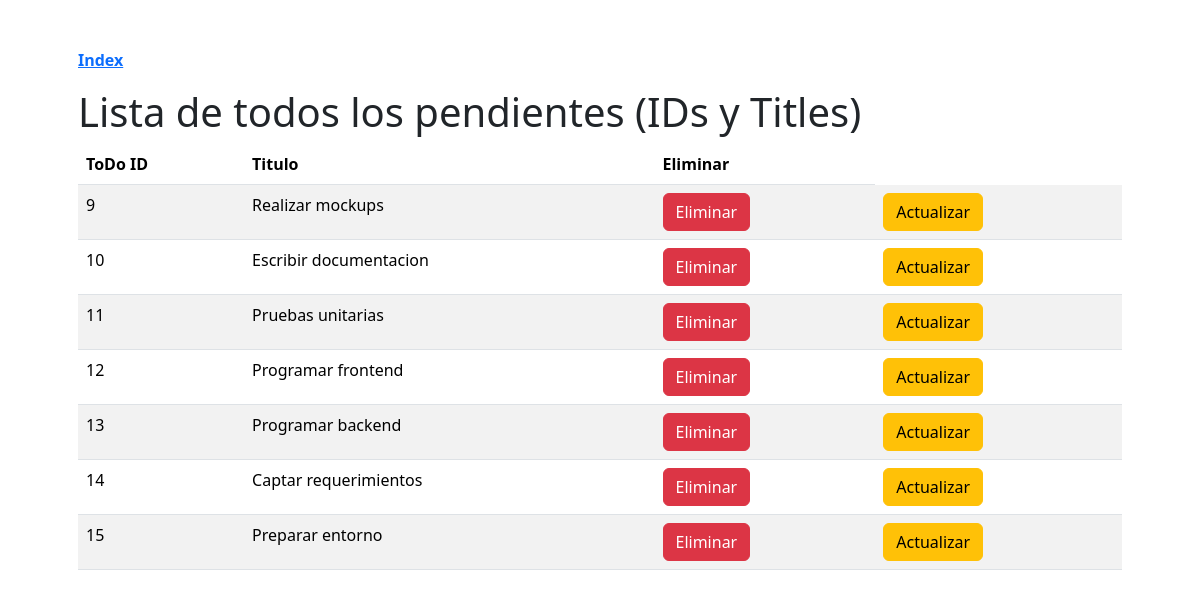
Screenshot of /list/all_id_title/ with the database file from the repository.
### todo_board/models.py (models this page shows)
class ToDo(models.Model):
    todo_id = models.BigAutoField(primary_key=True)
    title = models.CharField(max_length=100)
    done = models.BooleanField(default=False)
    user_id = models.BigIntegerField()

### todo_board/views.py (the view)
# urls.py: path("list/all_id_title/", views.list_all_id_title, name="list_all_id_title"),
def list_all_id_title(request: HttpRequest):
    todos = ToDo.objects.all();
    return render(request, f"{app_prefix}/list_all_id_title.html", {"todos": todos})

### todo_board/templates/todo_board/list_all_id_title.html
{% extends "todo_board/base.html" %}
{% block content%}
<h1>Lista de todos los pendientes (IDs y Titles)</h1>
{% if todos %}
    <table class="table table-striped">
    <thead>
        <tr>
        <th scope="col">ToDo ID</th>
        <th scope="col">Titulo</th>
        <th scope="col">Eliminar</th>
        </tr>
    </thead>
    <tbody>
        {% for t in todos %}
            <tr>
            <td>{{ t.todo_id }}</td>
            <td>{{ t.title }}</td>
            <td><a href="{% url 'todo_board:delete' t.todo_id %}"><button class="btn btn-danger">Eliminar</button></a></td>
            <td><a href="{% url 'todo_board:update' t.todo_id %}"><button class="btn btn-warning">Actualizar</button></a></td>
            </tr>
        {% endfor %}
    </tbody>
    </table>
{% else %}
    <p>No hay ToDos para mostar.<p/>
{% endif %}
{% endblock content%}

### todo_board/templates/todo_board/base.html (shortened to what this page needs)
{% load static %}
<!DOCTYPE html>
<html>
    <head>
        <link rel="stylesheet" href="{% static 'todo_board/bootstrap/css/bootstrap.min.css' %}">
        <a href="{% url 'todo_board:index' %}">
            <p class="fw-bold">Index</p>
        </a>
    </head>
    <body class="container p-5">
    {% block content %}
    {% endblock content %}
    </body>
</html>

### rows the page displays
ToDo: todo_id "9", title "Realizar mockups"
ToDo: todo_id "10", title "Escribir documentacion"
ToDo: todo_id "11", title "Pruebas unitarias"
ToDo: todo_id "12", title "Programar frontend"
ToDo: todo_id "13", title "Programar backend"
ToDo: todo_id "14", title "Captar requerimientos"
ToDo: todo_id "15", title "Preparar entorno"
